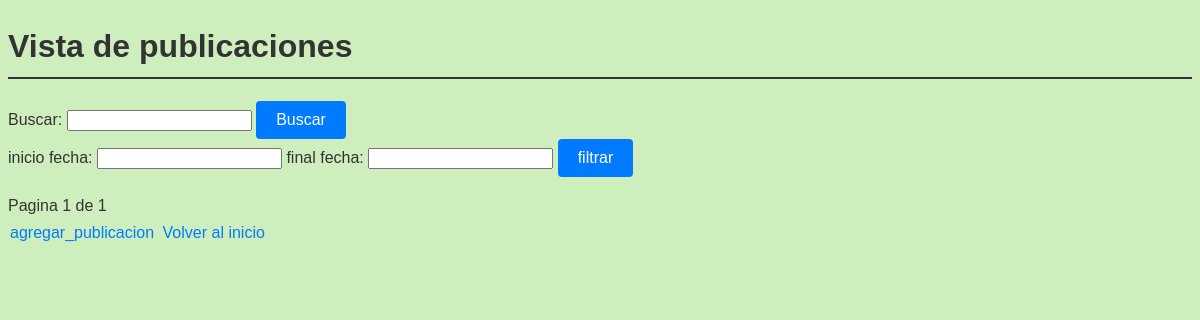
The app's page /posts/, older data.
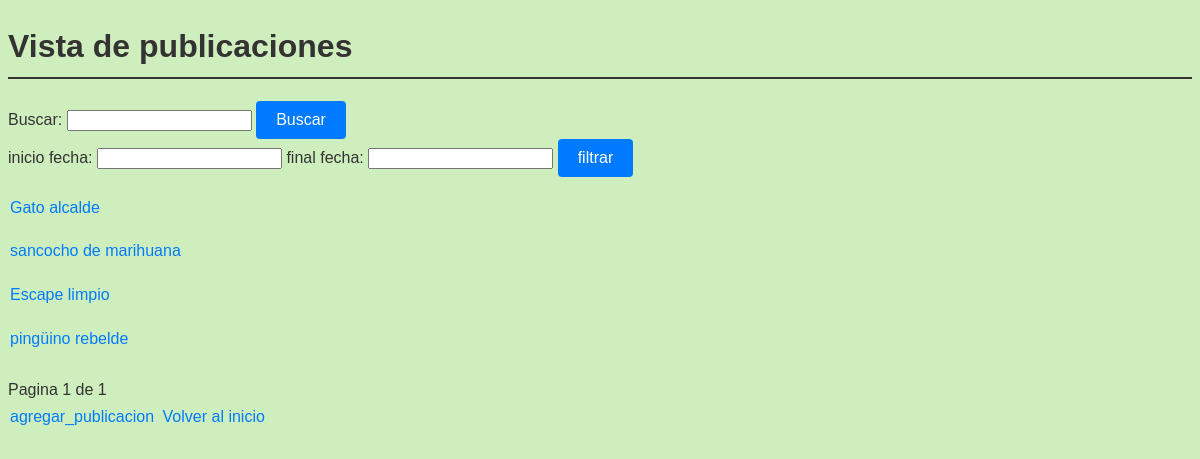
The same page, newer data.
### blog/models.py (models this page shows, shortened)
class Post(models.Model):
    titulo = models.CharField(max_length=150)
    contenido = models.TextField()
    fecha_publicacion = models.DateField()
    categoria = models.CharField(max_length=100)
    autor = models.CharField(max_length=50)

### blog/views.py (the view)
# urls.py: path('posts/', ver_lista_publicaciones, name='ver_lista_publicaciones'),
def ver_lista_publicaciones(request):
    query = request.GET.get('q')
    inicio_fecha = request.GET.get('inicio_fecha')
    final_fecha = request.GET.get('final_fecha')
    posts_list = Post.objects.all()
    if query:
        posts_list = posts_list.filter(Q(titulo__icontains=query)| Q(contenido__icontains=query)| Q(categoria__icontains=query))
    if inicio_fecha:
        try:
            inicio_fecha = datetime.strptime(inicio_fecha, '%Y-%m-%d')
            posts_list = posts_list.filter(fecha_publicacion__gte=inicio_fecha)
        except ValueError:
            pass
    if final_fecha:
        try:
            final_fecha = datetime.strptime(final_fecha, '%Y-%m-%d')
            posts_list = posts_list.filter(fecha_publicacion__lte=final_fecha)
        except ValueError:
            pass
    paginator = Paginator(posts_list, 10)
    page_number = request.GET.get('page')
    posts = paginator.get_page(page_number)
    return render(request, 'ver_lista_publicaciones.html', {'posts': posts})

### blog/templates/ver_lista_publicaciones.html (shortened to what this page needs)
<!DOCTYPE html>
<head>
    {% load static %}
    <link rel="stylesheet" href="{% static 'css/styles.css' %}">
</head>
<body>
    <h1>Vista de publicaciones</h1>
    <form method="GET">
        Buscar: <input type="text" name="q">
        <button type="submit">Buscar</button>
    </form>
    <form method="GET">
        inicio fecha: <input type="text" name="inicio_fecha">
        final fecha: <input type="text" name='final_fecha'>
        <button type="submit">filtrar</button>
    </form>
    <ul>
        {% for post in posts %}
            <li>
                <a href="{% url 'detalles_publicacion' post.id %}">{{ post.titulo }}</a>
            </li>
        {% endfor %}
    </ul>
    <div>
        <span>Pagina {{ posts.number }} de {{ posts.paginator.num_pages }}</span>
    </div>
    <a href="{% url 'agregar_publicacion' %}">agregar_publicacion</a>
    <a href="{% url 'inicio' %}">Volver al inicio</a>
</body>
</html>

Row changes from the older to the newer data that the page shows:
added Post: titulo "Gato alcalde"
added Post: titulo "sancocho de marihuana"
added Post: titulo "Escape limpio"
added Post: titulo "pingüino rebelde"
